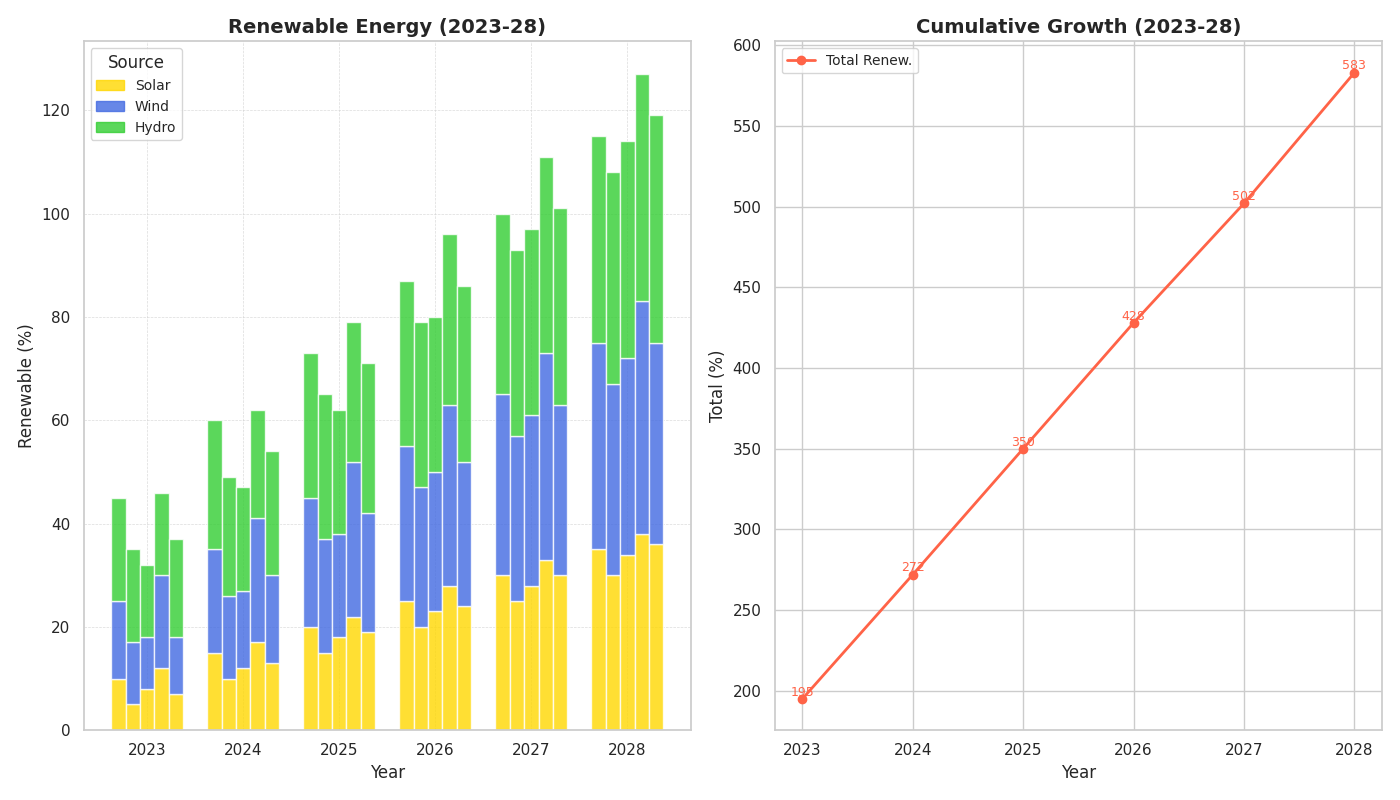

Generate this figure with Python:
import matplotlib.pyplot as plt
import numpy as np

# Define years and countries
years = np.arange(2023, 2029)
countries = ['A', 'B', 'C', 'D', 'E']

# Renewable energy sources data in percentages
solar = np.array([
    [10, 15, 20, 25, 30, 35],  # Country A
    [5, 10, 15, 20, 25, 30],   # Country B
    [8, 12, 18, 23, 28, 34],   # Country C
    [12, 17, 22, 28, 33, 38],  # Country D
    [7, 13, 19, 24, 30, 36]    # Country E
])

wind = np.array([
    [15, 20, 25, 30, 35, 40],  # Country A
    [12, 16, 22, 27, 32, 37],  # Country B
    [10, 15, 20, 27, 33, 38],  # Country C
    [18, 24, 30, 35, 40, 45],  # Country D
    [11, 17, 23, 28, 33, 39]   # Country E
])

hydro = np.array([
    [20, 25, 28, 32, 35, 40],  # Country A
    [18, 23, 28, 32, 36, 41],  # Country B
    [14, 20, 24, 30, 36, 42],  # Country C
    [16, 21, 27, 33, 38, 44],  # Country D
    [19, 24, 29, 34, 38, 44]   # Country E
])

# Calculate total renewable energy for each year across all countries
total_renewable = solar + wind + hydro
annual_totals = total_renewable.sum(axis=0)

# Create figure and axes
fig, (ax1, ax2) = plt.subplots(1, 2, figsize=(14, 8))

# Bar plot for renewable energy by country
bar_width = 0.15
x_indexes = np.arange(len(years))
colors = ['#FFD700', '#4169E1', '#32CD32']  # Solar, Wind, Hydro

for i in range(len(countries)):
    ax1.bar(x_indexes + i * bar_width, solar[i], width=bar_width, color=colors[0], alpha=0.8)
    ax1.bar(x_indexes + i * bar_width, wind[i], width=bar_width, bottom=solar[i], color=colors[1], alpha=0.8)
    ax1.bar(x_indexes + i * bar_width, hydro[i], width=bar_width, bottom=solar[i] + wind[i], color=colors[2], alpha=0.8)

ax1.set_xlabel('Year', fontsize=12)
ax1.set_ylabel('Renewable (%)', fontsize=12)
ax1.set_title('Renewable Energy (2023-28)', fontsize=14, fontweight='bold')
ax1.set_xticks(x_indexes + bar_width * 2)
ax1.set_xticklabels(years)

# Add legend
handles = [plt.Rectangle((0,0),1,1, color=color, alpha=0.8) for color in colors]
ax1.legend(handles, ['Solar', 'Wind', 'Hydro'], loc='upper left', fontsize=10, title='Source')

# Grid settings
ax1.grid(True, linestyle='--', linewidth=0.5, alpha=0.7)

# Line plot for cumulative renewable energy usage
ax2.plot(years, annual_totals, marker='o', color='#FF6347', linewidth=2, label='Total Renew.')

# Add annotations to the line plot for each year
for (year, total) in zip(years, annual_totals):
    ax2.text(year, total + 2, f'{total}', ha='center', fontsize=9, color='#FF6347')

ax2.set_xlabel('Year', fontsize=12)
ax2.set_ylabel('Total (%)', fontsize=12)
ax2.set_title('Cumulative Growth (2023-28)', fontsize=14, fontweight='bold')

ax2.set_xticks(years)
ax2.set_xticklabels(years)
ax2.legend(loc='upper left', fontsize=10)

# Automatically adjust layout
plt.tight_layout()
plt.show()
